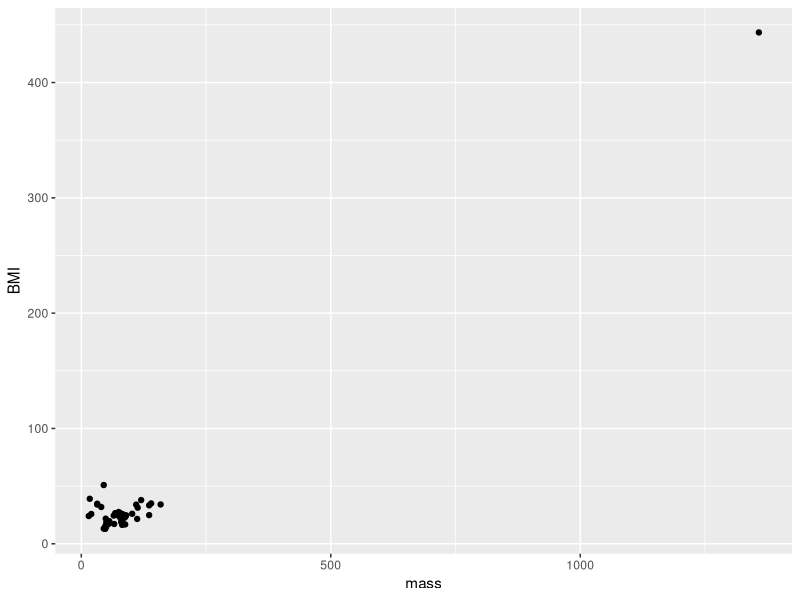
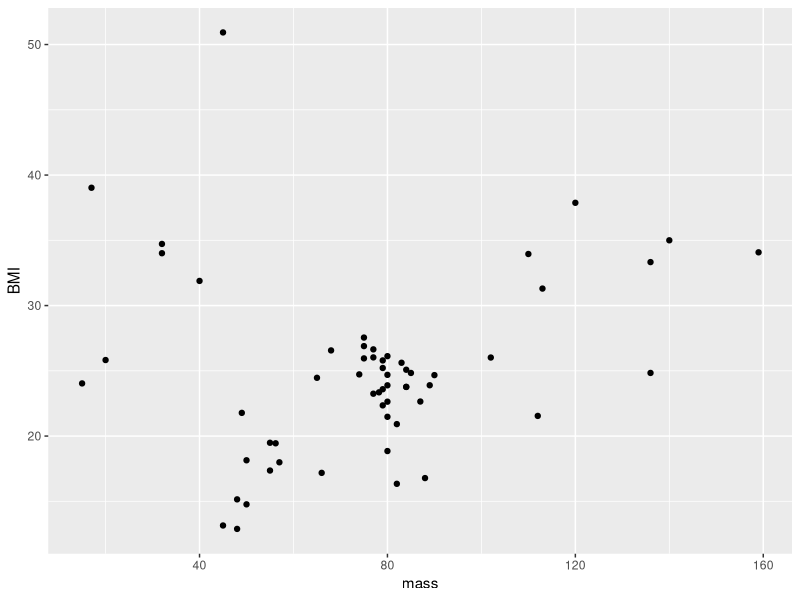
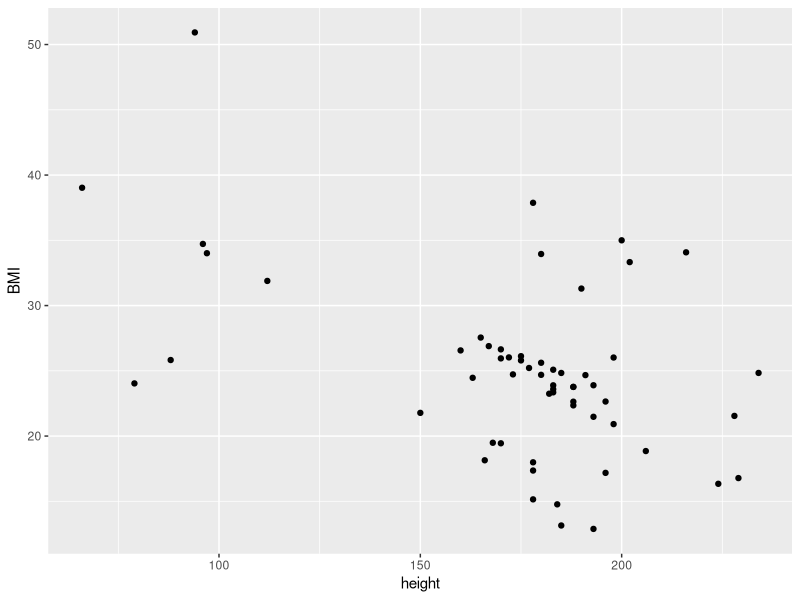
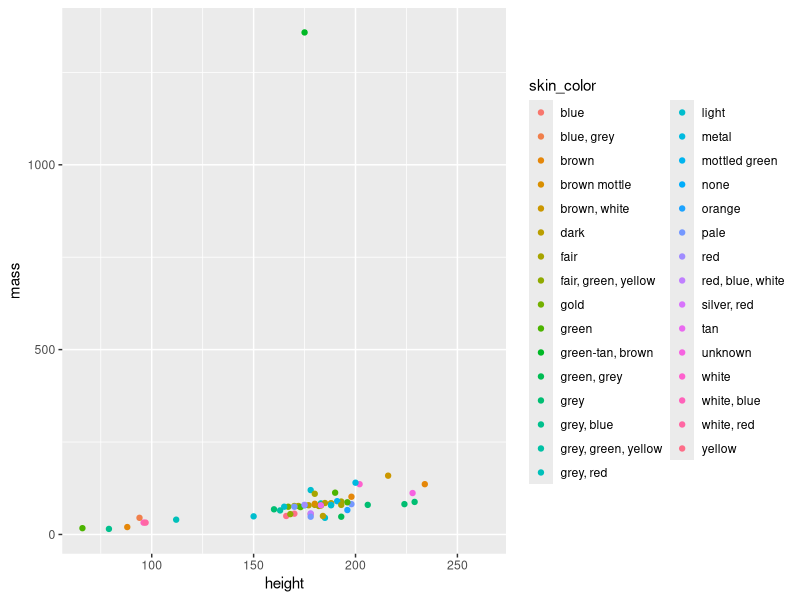

Recreate these plots in R, in order.
## ---- chunk 1
library(tidyverse)
starwars
## ---- chunk 2
starwars %>% mutate(BMI:=mass/((height/100)^2)) -> newStarwars
ggplot(data = newStarwars, mapping = aes(x = mass, y = BMI)) + geom_point()
## ---- chunk 3
newStarwars %>% filter((BMI<400)) -> newStarwars
ggplot(data = newStarwars, mapping = aes(x = mass, y = BMI)) + geom_point()
## ---- chunk 4
ggplot(data = newStarwars, mapping = aes(x = height, y = BMI)) + geom_point()
## ---- chunk 5
#Code blocks can go inside these quoted delimeters

## ---- chunk 6
#Code blocks can go inside these quoted delimeters

ggplot(data = starwars, mapping = aes(x = height, y = mass, color=skin_color)) + geom_point()
## ---- chunk 7
#Code blocks can go inside these quoted delimeters

## ---- chunk 8
#Code blocks can go inside these quoted delimeters

## ---- chunk 9
#Code blocks can go inside these quoted delimeters

## ---- chunk 10
#Code blocks can go inside these quoted delimeters

## ---- chunk 11
#Code blocks can go inside these quoted delimeters

## ---- chunk 12
#Code blocks can go inside these quoted delimeters

## ---- chunk 13
#Code blocks can go inside these quoted delimeters

## ---- chunk 14
#Code blocks can go inside these quoted delimeters

